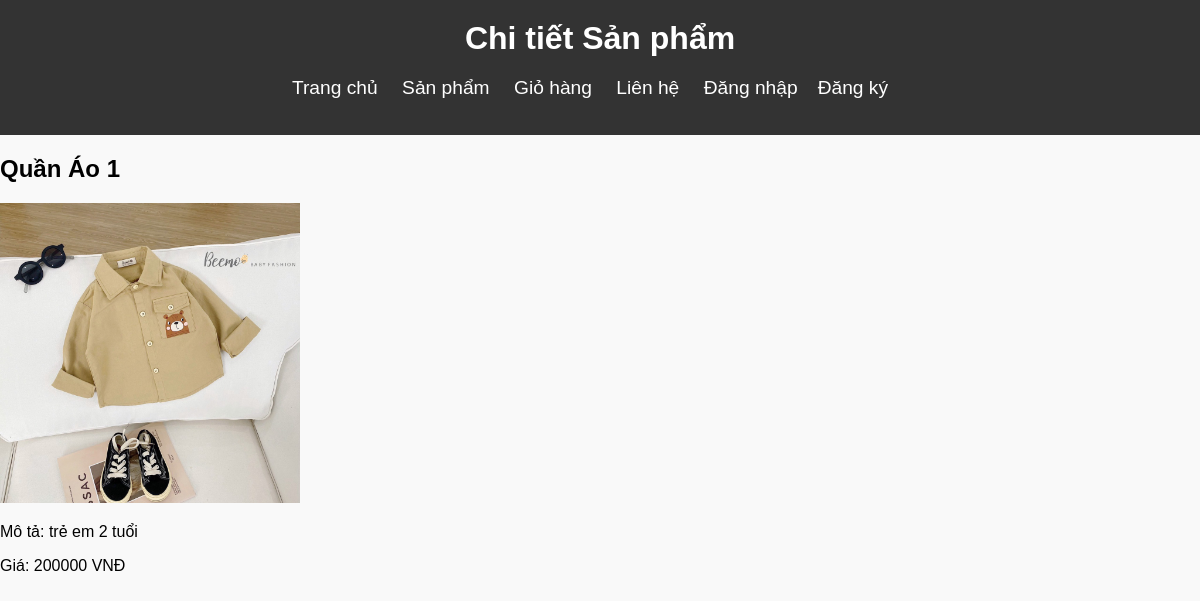
The page /php/product_details.php?id=1 on the database its author committed.
### tables this page shows
CREATE TABLE `product` (
  `id` int(11) NOT NULL,
  `category_id` int(11) DEFAULT NULL,
  `title` varchar(250) DEFAULT NULL,
  `price` int(11) DEFAULT NULL,
  `discount` int(11) DEFAULT NULL,
  `thumbnail` varchar(500) DEFAULT NULL,
  `description` longtext DEFAULT NULL,
  `created_at` datetime DEFAULT NULL,
  `updated_at` datetime DEFAULT NULL,
  `deleted` int(11) DEFAULT NULL
);

### php/product_details.php (the view, shortened to what this page needs)
<?php
$servername = "127.0.0.1";
$username = "root";
$password = "";
$dbname = "webthoitrang";
$db = mysqli_connect($servername, $username, $password, $dbname);
if (isset($_GET['id'])) {
    $product_id = $_GET['id'];
    $query = "SELECT * FROM Product WHERE id = $product_id";
    $result = mysqli_query($db, $query);
    if ($result && mysqli_num_rows($result) > 0) {
        $product = mysqli_fetch_assoc($result);
    } else {
        echo "Không tìm thấy sản phẩm.";
        exit();
    }
} else {
    echo "Thiếu tham số 'id' trong URL.";
    exit();
}
?>
<!DOCTYPE html>
<html>
<head>
    <link rel="stylesheet" href="/ULSA/baitaplon/css/style.css">
</head>
<body>
<header>
    <h1 style="color: white">Chi tiết Sản phẩm</h1>
    <nav>
        <ul>
            <li><a href="/ULSA/baitaplon/php/welcome.php">Trang chủ</a></li>
            <li><a href="/ULSA/baitaplon/php/products.php">Sản phẩm</a></li>
            <li><a href="/ULSA/baitaplon/php/cart.php">Giỏ hàng</a></li>
            <li><a href="/ULSA/baitaplon/php/contact.php">Liên hệ</a></li>
            <?php
            if (isset($_SESSION["username"])) {
                echo '<li><a href="/ULSA/baitaplon/php/sell.php" >Bán Hàng</a></li>';
                echo '<li><a href="/ULSA/baitaplon/php/logout.php">Đăng xuất</a></li>';
            } else {
                echo '<li><a href="/ULSA/baitaplon/php/login.php">Đăng nhập</a></li>';
                echo '<li><a href="/ULSA/baitaplon/php/register.php">Đăng ký</a></li>';
            }
            ?>
        </ul>
    </nav>
</header>
<div class="product-details">
    <h2><?php echo $product['title']; ?></h2>
    <img src="<?php echo $product['thumbnail']; ?>" alt="<?php echo $product['title']; ?>" width="300" height="300">
    <p>Mô tả: <?php echo $product['description']; ?></p>
    <p>Giá: <?php echo $product['price']; ?> VNĐ</p>
</div>
</body>
</html>

### css/style.css (style rules this page uses)
body { font-family: Arial, sans-serif; margin: 0; padding: 0; background-color: #f9f9f9; }
header { background-color: #333; color: #fff; text-align: center; padding: 20px 0; }
header h1 { margin: 0; font-size: 2rem; }
nav ul { list-style: none; padding: 0; margin-top: 20px; }
nav ul li { display: inline; margin-right: 20px; }
nav a { color: #fff; text-decoration: none; font-size: 1.2rem; }
nav a { color: #fff; text-decoration: none; font-size: 1.2rem; transition: color 0.2s ease-in-out; }

### rows shown on the page
product: title "Quần Áo 1", thumbnail (picture), description "trẻ em 2 tuổi", price "200000"
